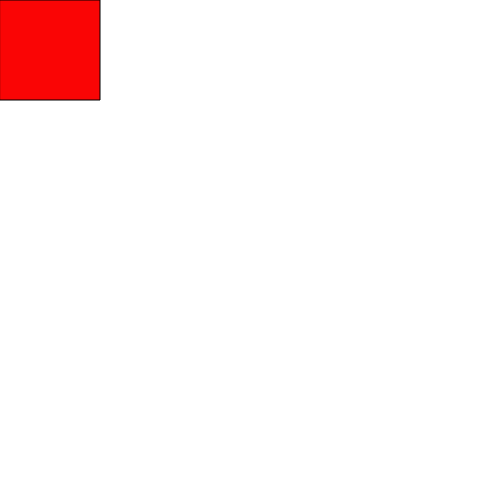
Frame 1 (no input)
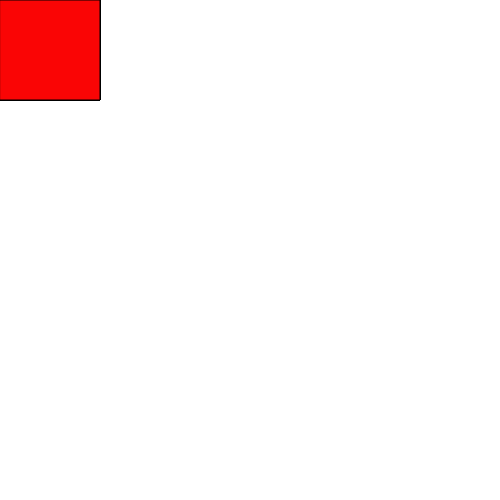
Frame 60 (no input)
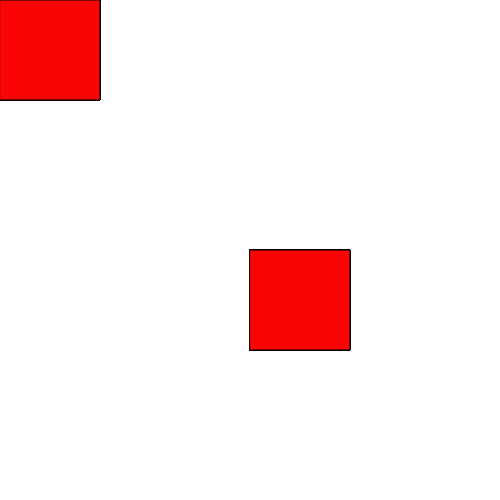
Frame 120 (the mouse pressed at the canvas centre since frame 60)

The p5.js sketch that drew these frames (run headless with seeded random() and noise() and a simulated clock; from frame 60 on, the mouse is pressed at the canvas centre):

// p5.js sketch
// ── sketch.js
function setup() {
  // put setup code here
  createCanvas(500, 500);
}

function draw() {
  // put drawing code here
  fill(250, 005, 005);
  rect(mouseX, mouseY, 100, 100) ;
}
